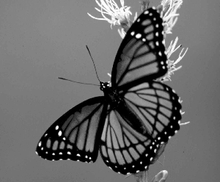
%> input picture Bab2/image8_gray.bmp, 220 x 182 px, shrunk from 300 x 248 before the run
$ octave Pseudo_code_2_20.m   (GNU Octave 9; MATLAB toolbox functions it lacks are replaced by stand-ins)
%> lines starting %> are read from the running program, lines starting %| are printed output that depends on the picture
clear all;                        % kosongkan semua variabel dalam sistim memori
f=(imread('image8_gray.bmp'));    % baca file citra ‘image8_gray.bmp’, simpan dalam matriks f
%> f is the input picture: size 182x220 uint8; min 0, max 255, mean 105.7
B=[1 1 1; 1 1 1; 1 1 1];          % Set matriks B dengan elemen 8 connectivity
figure(1), imshow(f);             % tampilkan citra f
[I,J] = size(B);                  % baca ukuran matriks B
I=floor(I/2);
J=floor(J/2);
[N,M] = size(f);                  % baca ukuran citra f
%> N = 182; M = 220
for  n = I+1 : N-I,
    for  m = J+1 : M-J,
        dilasi=0;
        for i=-I:I
            for j=-J:J
                 dilasi = max(B(I+1+i,J+1+j)*f(n+i,m+j),dilasi);  % tentukan nilai maksimum dilasi
            end
        end
         Citra_dilasi(n,m) = dilasi;   % simpan nilai dilasi dalam matriks citra dilasi
    end
end
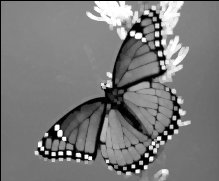
%> Citra_dilasi: size 181x219 uint8; min 0, max 255, mean 122
 figure(2), imshow((Citra_dilasi));   % tampilkan hasil dilasi citra gray level
Citra_dilasi1 =  imdilate(f,B);       % Citra dilasi menggunakan fungsi dilasi pada Matlab
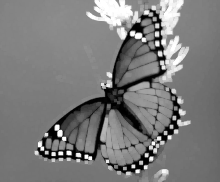
%> Citra_dilasi1: size 182x220 uint8; min 0, max 255, mean 123.4
 figure(3), imshow(Citra_dilasi1);    % tampilkan hasil dilasi citra gray level.
